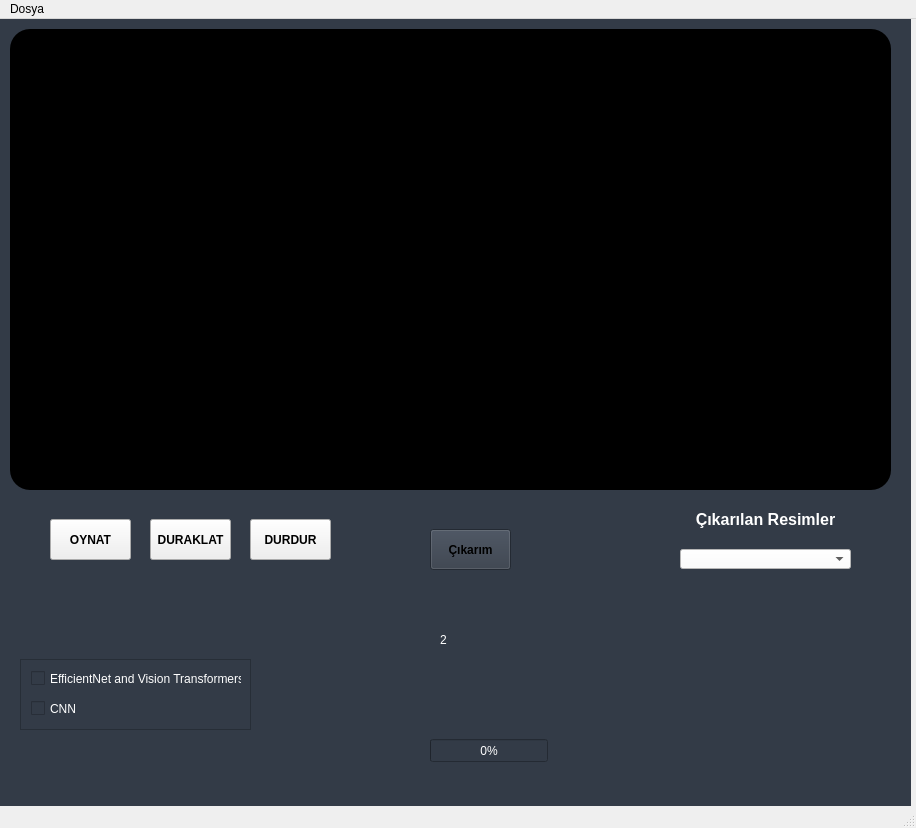
<?xml version="1.0" encoding="UTF-8"?>
<ui version="4.0">
 <class>DeepFakeDetection</class>
 <widget class="QMainWindow" name="DeepFakeDetection">
  <property name="geometry">
   <rect>
    <x>0</x>
    <y>0</y>
    <width>916</width>
    <height>828</height>
   </rect>
  </property>
  <property name="minimumSize">
   <size>
    <width>916</width>
    <height>828</height>
   </size>
  </property>
  <property name="maximumSize">
   <size>
    <width>916</width>
    <height>848</height>
   </size>
  </property>
  <property name="cursor">
   <cursorShape>ArrowCursor</cursorShape>
  </property>
  <property name="focusPolicy">
   <enum>Qt::StrongFocus</enum>
  </property>
  <property name="windowTitle">
   <string>Deep Fake Detection</string>
  </property>
  <property name="styleSheet">
   <string notr="true"/>
  </property>
  <widget class="QWidget" name="centralwidget">
   <widget class="QWidget" name="widgetAll" native="true">
    <property name="geometry">
     <rect>
      <x>0</x>
      <y>0</y>
      <width>911</width>
      <height>791</height>
     </rect>
    </property>
    <property name="styleSheet">
     <string notr="true">background-color: rgb(51, 59, 71);
</string>
    </property>
    <widget class="QWidget" name="widgetVideo" native="true">
     <property name="geometry">
      <rect>
       <x>10</x>
       <y>10</y>
       <width>881</width>
       <height>461</height>
      </rect>
     </property>
     <property name="styleSheet">
      <string notr="true">background-color: rgb(0, 0, 0);
border-radius:20px;
</string>
     </property>
    </widget>
    <widget class="QScrollArea" name="scrollArea">
     <property name="geometry">
      <rect>
       <x>20</x>
       <y>640</y>
       <width>231</width>
       <height>71</height>
      </rect>
     </property>
     <property name="widgetResizable">
      <bool>true</bool>
     </property>
     <widget class="QWidget" name="scrollAreaWidgetContents">
      <property name="geometry">
       <rect>
        <x>0</x>
        <y>0</y>
        <width>229</width>
        <height>69</height>
       </rect>
      </property>
      <widget class="QCheckBox" name="check_box_vision_transformer">
       <property name="geometry">
        <rect>
         <x>10</x>
         <y>10</y>
         <width>211</width>
         <height>17</height>
        </rect>
       </property>
       <property name="font">
        <font>
         <weight>50</weight>
         <bold>false</bold>
        </font>
       </property>
       <property name="cursor">
        <cursorShape>PointingHandCursor</cursorShape>
       </property>
       <property name="styleSheet">
        <string notr="true">color: rgb(255, 255, 255);</string>
       </property>
       <property name="text">
        <string>EfficientNet and Vision Transformers</string>
       </property>
      </widget>
      <widget class="QCheckBox" name="check_box_cnn">
       <property name="geometry">
        <rect>
         <x>10</x>
         <y>40</y>
         <width>70</width>
         <height>17</height>
        </rect>
       </property>
       <property name="cursor">
        <cursorShape>PointingHandCursor</cursorShape>
       </property>
       <property name="styleSheet">
        <string notr="true">color: rgb(255, 255, 255);</string>
       </property>
       <property name="text">
        <string>CNN</string>
       </property>
      </widget>
     </widget>
    </widget>
    <widget class="QLabel" name="labelResult">
     <property name="geometry">
      <rect>
       <x>440</x>
       <y>600</y>
       <width>121</width>
       <height>41</height>
      </rect>
     </property>
     <property name="styleSheet">
      <string notr="true">color:rgb(255, 255, 255)</string>
     </property>
     <property name="text">
      <string>2</string>
     </property>
    </widget>
    <widget class="QProgressBar" name="progressBarVisionTransformer">
     <property name="geometry">
      <rect>
       <x>430</x>
       <y>720</y>
       <width>118</width>
       <height>23</height>
      </rect>
     </property>
     <property name="styleSheet">
      <string notr="true">color: rgb(255, 255, 255);</string>
     </property>
     <property name="value">
      <number>0</number>
     </property>
    </widget>
    <widget class="QLabel" name="label_Resimler">
     <property name="geometry">
      <rect>
       <x>650</x>
       <y>490</y>
       <width>231</width>
       <height>20</height>
      </rect>
     </property>
     <property name="font">
      <font>
       <pointsize>12</pointsize>
       <weight>75</weight>
       <bold>true</bold>
      </font>
     </property>
     <property name="styleSheet">
      <string notr="true">color: rgb(255, 255, 255);</string>
     </property>
     <property name="text">
      <string>Çıkarılan Resimler</string>
     </property>
     <property name="alignment">
      <set>Qt::AlignCenter</set>
     </property>
    </widget>
    <widget class="QComboBox" name="comboBoxResimler">
     <property name="geometry">
      <rect>
       <x>680</x>
       <y>530</y>
       <width>171</width>
       <height>20</height>
      </rect>
     </property>
     <property name="cursor">
      <cursorShape>PointingHandCursor</cursorShape>
     </property>
     <property name="styleSheet">
      <string notr="true">border-color: rgb(0, 0, 0);
background-color: rgb(255, 255, 255);
</string>
     </property>
    </widget>
    <widget class="QPushButton" name="pushButtonInference">
     <property name="geometry">
      <rect>
       <x>430</x>
       <y>510</y>
       <width>81</width>
       <height>41</height>
      </rect>
     </property>
     <property name="font">
      <font>
       <weight>75</weight>
       <bold>true</bold>
      </font>
     </property>
     <property name="cursor">
      <cursorShape>PointingHandCursor</cursorShape>
     </property>
     <property name="styleSheet">
      <string notr="true">QPushButton#pushButtonInference{
	background-color: qlineargradient(spread:pad, x:1:0, y1:0.505682, x2:1, y2:0.477, stop:0 rgba(20,47,78,219), stop:1 rgba(85,98,112,226));
}
QPushButton#pushButtonInference:hover{
	background-color: qlineargradient(spread:pad, x:1:0, y1:0.505682, x2:1, y2:0.477, stop:0 rgba(40,67,98,219), stop:1 rgba(105,118,132,226));
}
QPushButton#pushButtonInference:pressed{
	padding-left:5px;
	padding-top:5px;
	background-color:rgba(105,118,132,200);
}
border: 1px solid black;
border-radius:5px;</string>
     </property>
     <property name="text">
      <string>Çıkarım</string>
     </property>
    </widget>
    <widget class="QWidget" name="widgetButtons" native="true">
     <property name="geometry">
      <rect>
       <x>30</x>
       <y>490</y>
       <width>321</width>
       <height>61</height>
      </rect>
     </property>
     <property name="styleSheet">
      <string notr="true">QPushButton#pushButtonOynat{
	background-color: qlineargradient(spread:pad, x:1:0, y1:0.505682, x2:1, y2:0.477, stop:0 rgba(20,47,78,219), stop:1 rgba(85,98,112,226));
}
QPushButton#pushButtonOynat:hover{
	background-color: qlineargradient(spread:pad, x:1:0, y1:0.505682, x2:1, y2:0.477, stop:0 rgba(40,67,98,219), stop:1 rgba(105,118,132,226));
}
QPushButton#pushButtonOynat:pressed{
	padding-left:5px;
	padding-top:5px;
	background-color:rgba(105,118,132,200);
}
QPushButton#pushButtonDurdur{
	background-color: qlineargradient(spread:pad, x:1:0, y1:0.505682, x2:1, y2:0.477, stop:0 rgba(20,47,78,219), stop:1 rgba(85,98,112,226));
}
QPushButton#pushButtonDurdur:hover{
	background-color: qlineargradient(spread:pad, x:1:0, y1:0.505682, x2:1, y2:0.477, stop:0 rgba(40,67,98,219), stop:1 rgba(105,118,132,226));
}
QPushButton#pushButtonDurdur:pressed{
	padding-left:5px;
	padding-top:5px;
	background-color:rgba(105,118,132,200);
}
QPushButton#pushButtonDuraklat{
	background-color: qlineargradient(spread:pad, x:1:0, y1:0.505682, x2:1, y2:0.477, stop:0 rgba(20,47,78,219), stop:1 rgba(85,98,112,226));
}
QPushButton#pushButtonDuraklat:hover{
	background-color: qlineargradient(spread:pad, x:1:0, y1:0.505682, x2:1, y2:0.477, stop:0 rgba(40,67,98,219), stop:1 rgba(105,118,132,226));
}
QPushButton#pushButtonDuraklat:pressed{
	padding-left:5px;
	padding-top:5px;
	background-color:rgba(105,118,132,200);
}

</string>
     </property>
     <widget class="QPushButton" name="pushButtonOynat">
      <property name="geometry">
       <rect>
        <x>20</x>
        <y>10</y>
        <width>81</width>
        <height>41</height>
       </rect>
      </property>
      <property name="font">
       <font>
        <weight>75</weight>
        <bold>true</bold>
       </font>
      </property>
      <property name="cursor">
       <cursorShape>PointingHandCursor</cursorShape>
      </property>
      <property name="text">
       <string>OYNAT</string>
      </property>
     </widget>
     <widget class="QPushButton" name="pushButtonDuraklat">
      <property name="geometry">
       <rect>
        <x>120</x>
        <y>10</y>
        <width>81</width>
        <height>41</height>
       </rect>
      </property>
      <property name="font">
       <font>
        <weight>75</weight>
        <bold>true</bold>
       </font>
      </property>
      <property name="cursor">
       <cursorShape>PointingHandCursor</cursorShape>
      </property>
      <property name="text">
       <string>DURAKLAT</string>
      </property>
     </widget>
     <widget class="QPushButton" name="pushButtonDurdur">
      <property name="geometry">
       <rect>
        <x>220</x>
        <y>10</y>
        <width>81</width>
        <height>41</height>
       </rect>
      </property>
      <property name="font">
       <font>
        <weight>75</weight>
        <bold>true</bold>
       </font>
      </property>
      <property name="cursor">
       <cursorShape>PointingHandCursor</cursorShape>
      </property>
      <property name="text">
       <string>DURDUR</string>
      </property>
     </widget>
    </widget>
   </widget>
  </widget>
  <widget class="QStatusBar" name="statusbar"/>
  <widget class="QMenuBar" name="menubar">
   <property name="geometry">
    <rect>
     <x>0</x>
     <y>0</y>
     <width>916</width>
     <height>21</height>
    </rect>
   </property>
   <widget class="QMenu" name="menuDosya">
    <property name="title">
     <string>Dosya</string>
    </property>
    <addaction name="actionAc"/>
    <addaction name="actionKapat"/>
   </widget>
   <addaction name="menuDosya"/>
  </widget>
  <action name="actionAc">
   <property name="text">
    <string>Aç</string>
   </property>
  </action>
  <action name="actionKapat">
   <property name="text">
    <string>Kapat</string>
   </property>
  </action>
 </widget>
 <resources/>
 <connections/>
</ui>
